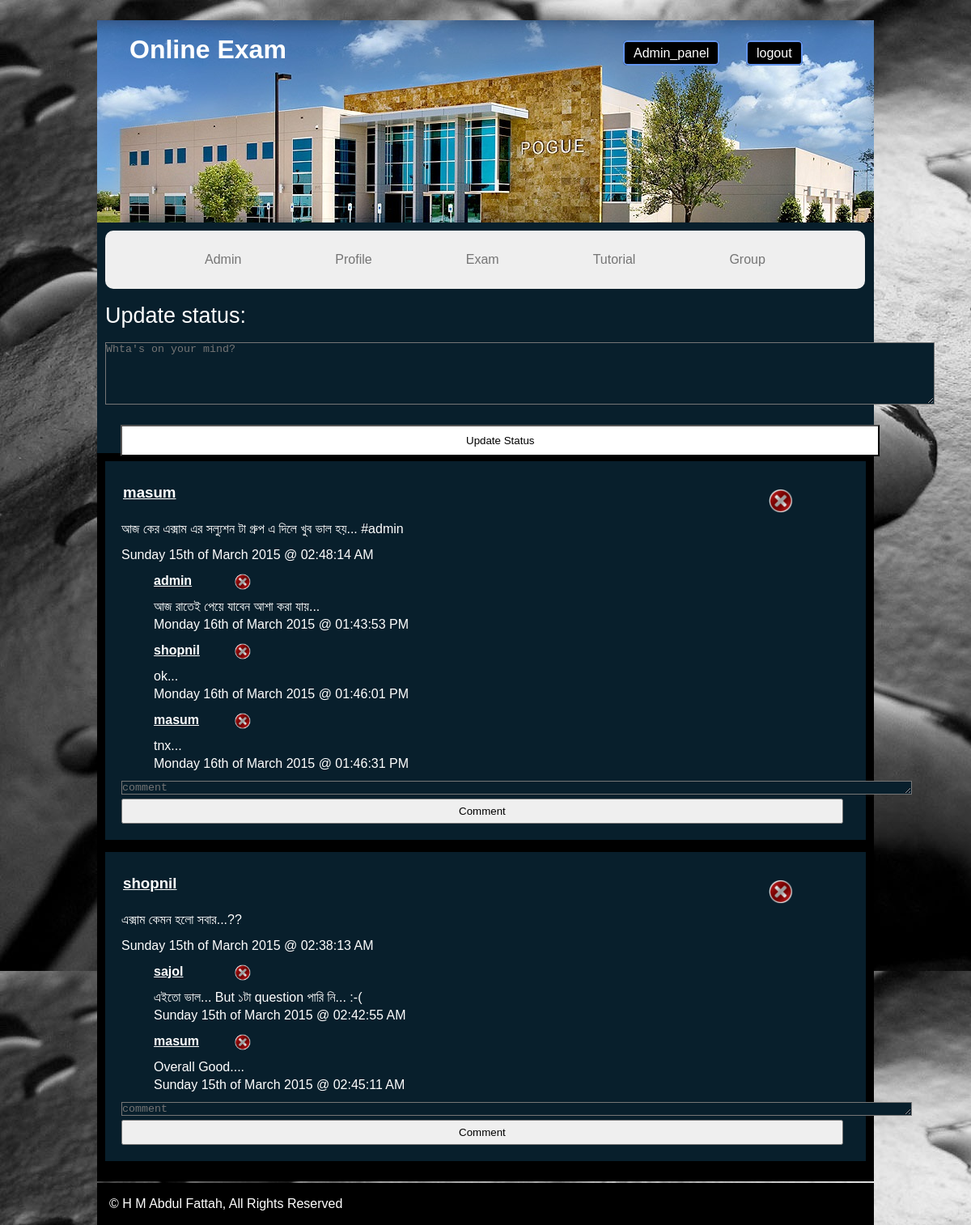
Page /Group/home.php (signed in) on the committed database.
### tables this page shows
CREATE TABLE IF NOT EXISTS `status` (
  `status_id` int(20) NOT NULL AUTO_INCREMENT,
  `user_id` int(20) NOT NULL,
  `status` text NOT NULL,
  `time` varchar(50) NOT NULL,
  PRIMARY KEY (`status_id`)
);

CREATE TABLE IF NOT EXISTS `people` (
  `user_id` int(11) NOT NULL AUTO_INCREMENT,
  `username` varchar(50) DEFAULT NULL,
  `age` int(11) DEFAULT NULL,
  `password` varchar(50) DEFAULT NULL,
  `email` varchar(50) DEFAULT NULL,
  `image` varchar(200) NOT NULL,
  `admin_panel` varchar(10) NOT NULL,
  PRIMARY KEY (`user_id`)
);

CREATE TABLE IF NOT EXISTS `comment` (
  `status_id` int(11) NOT NULL,
  `comment_id` int(11) NOT NULL,
  `status_no` int(11) NOT NULL,
  `comment` varchar(1000) NOT NULL,
  `auto` int(11) NOT NULL AUTO_INCREMENT,
  `time` varchar(500) NOT NULL,
  PRIMARY KEY (`auto`)
);

### Group/home.php (the view, shortened to what this page needs)
<html>
<head>
<link rel="stylesheet" href="style.css" />
</head>
<body>
		<div class="fix main">
			<div class="header_class fix">
				<div class="header fix">
					<h1>Online Exam</h1>
				</div>
				<?php
					if($_SESSION['admin']=='yes' || $_SESSION['new_admin']=='yes')
					{
				?>
				<div class="panel">
					<a href='admin_panel.php' class='button'>Admin_panel</a>
				</div>
				<?php
					}
				?>
				<div class="btn">
					<a href='../logout.php' class='button'>logout</a>
				</div>
			</div>
			<div class="fix maincontent">
				<div class="fix sidebar">
					<nav>
						<ul>
						<?php
							if($_SESSION['admin']=='yes' || $_SESSION['new_admin']=='yes')
							{
						?>
							<li><a href="#">Admin</a>
							</li>
						<?php
							}
						?>
							<li><a href="../profile.php">Profile</a></li>
							<li><a href="../exam.php">Exam</a></li>
							<li><a href="../tutorial.php">Tutorial</a></li>
							<li><a href="Home.php">Group</a></li>
						</ul>
					</nav>
				</div>
			</div>
	<br />
	<label style="margin-left:10px;font-size:27px;
	">
	Update status:</label>
	<br/>
	<br/>
	<textarea id="status_s" name="status" cols="126" rows="5" style="margin-left:10px;margin-bottom:60px;color:white;
	background:#081F2C " placeholder="Whta's on your mind?"></textarea>
	<button value="" onclick="update()" style="
	position:absolute;
	top:525px;
	left:149px;
	background:white;
	color:black;
	padding: 10px 425px;
	">Update Status</button>
<?php
	$sql="SELECT * FROM status ORDER BY status_id DESC";
	$result=mysql_query($sql);
?>
<div class="status" id="st">
	<?php
		while($row=mysql_fetch_array($result))
		{
			$user_id=$row['user_id'];
			$status_id=$row['status_id'];
			$status=$row['status'];
			$time=$row['time'];
	?>
		<div class="single_status" id="<?php echo $status_id ?>">
			<div class="rr">
			<h3 style="margin-bottom:15px;padding:8px 2px;"><a href="../profile.php?id=<?php echo $user_id?>" style="color:white;" ><?php echo username_from_user_id($user_id);?></a></h3>
			<?php
				if($_SESSION['admin']=='yes' || $_SESSION['new_admin']=='yes')
				{
			?>
			<a class="delete_st" onclick="del(<?php echo $status_id;?>)"><img src="deleteIcon.png" style="height:30px ;width:30px;margin-left:800px;margin-top:-39px;"/></a>
			<?php
				}else if($_SESSION['id']==$user_id){
			?>
			<a class="delete_st" onclick="del(<?php echo $status_id;?>)"><img src="deleteIcon.png" style="height:30px ;width:30px;margin-left:800px;margin-top:-39px;"/></a>
			<?php
				}
			?>
			</div>
			<p>
				<?php echo $status;?>
			</p>
			<div class="time" style="margin-bottom:10px;margin-top:10px">
				<?php echo $time;?>
			</div>
			<?php
				$sql1="SELECT * FROM comment WHERE status_no=$status_id ORDER BY auto ASC";
				$result1=mysql_query($sql1);
			?>
		<div class="parent" id="parent_t">
			<?php
				while($row1=mysql_fetch_array($result1))
				{
					$a=$row1['status_id'];
					$b=$row1['comment_id'];
					$d=$row1['comment'];
					$e=$row1['auto'];
					$f=$row1['time'];
			?>
		<div class="comm">
			<h4 style="margin-left:40px;margin-bottom:10px;"><a href="../profile.php?id=<?php echo $b?>" style="color:white" ><?php echo username_from_user_id($b);?></a></h4>
		<?php
			if($_SESSION['admin']=='yes' || $_SESSION['new_admin']=='yes')
			{
		?>
			<a class="delete_com" onclick="del_com(<?php echo $e ?>)"><img src="deleteIcon.png" style="height:20px ;width:20px;margin-left:140px;margin-top:-30px;"/></a>
		<?php
			}else if($_SESSION['id']==$a || $_SESSION['id']==$b){
		?>
			<a class="delete_com" onclick="del_com(<?php echo $e?>)"><img src="deleteIcon.png" style="height:20px ;width:20px;margin-left:140px;margin-top:-30px;"/></a>
		<?php
			}
		?>
			<div id="co" style="color:white;
				margin-bottom:10px;
				margin-left:40px;
			">
				<?php
				echo $d.'<br/>';
				echo $f.'<br/>';
				?>
			</div>
		</div>
			<?php
				}
			?>
        </div>
			<div class="comment">
				<div id='aaa'>
				<textarea name="comment" id="bbb" value="" cols="120" rows="1" placeholder="comment" onkeyup="Comment(this.value)" style="background:#081F2C;color:white;margin-bottom:5px"></textarea>
				</div>
				<button class="comment_new" style="
				padding:6px 415px;
				" onclick="fun(<?php echo $status_id?>)">Comment</button>
			</div>
		</div>
	<?php
		}
	?>
</div>
<div class="footer" id="footer">&copy; H M Abdul Fattah, All Rights Reserved</div>
</div>
</body>
</html>
<?php
function username_from_user_id($id)
{
	$sql="SELECT username FROM people WHERE user_id='$id'";
	$result=mysql_query($sql);
	while($row=mysql_fetch_array($result))
	{
		$username=$row['username'];
		return $username;
	}
}
?>

### Group/style.css (style rules this page uses)
* { margin:0; padding:0 }
body { font-family:arial; font-size:16px; line-height:22px; color:#666; background:url(z.jpg) fixed repeat; }
.main { width:960px; height:800px; margin:25px auto; display:block; background:#081F2C; color:white; }
.header_class { background:url(header.jpg) repeat; position: relative; height:250px; }
.header { margin-left:40px; float:left; width:60%; color:white; margin-top:25px; }
.panel { position:absolute; width:30%; margin-top:30px; }
.panel a { padding:5px 11px; margin-left:650px; background:black; }
.btn { width:30%; float:right; margin-top:30px; }
.btn a { padding:5px 11px; margin-left:130px; background:black; }
.button { border-radius:5px; border: 2px solid #6495ED; text-decoration:none; color:white; }
.maincontent { margin-top:10px; color:white; }
nav ul { margin-left:10px; margin-right:10px; background: #efefef; padding: 0 20px; border-radius: 10px; list-style: none; position: relative; }
nav ul { background: #efefef; padding: 0 65px; border-radius: 10px; list-style: none; display: inline-table; }
nav ul:after { content: ""; clear: both; display: block; }
nav ul li { float: left; }
nav ul li a { display: block; padding: 25px 58px; color: #757575; text-decoration: none; }
.status { background:black; padding:10px; }
.single_status { background:#081F2C; margin-bottom:15px; padding:20px; color:white; }
.footer { padding:15px; background:black; margin-top:2px; color:white; margin-bottom:10px }

### rows in the picture
status: user.username "masum", status "আজ কের এক্সাম এর সল্যুশন টা গ্রুপ এ দিলে খুব ভাল হয়... #admin", time "Sunday 15th of March 2015 @ 02:48:14 AM"
comment: comment.username "admin", comment "আজ রাতেই পেয়ে যাবেন আশা করা যায়...", time "Monday 16th of March 2015 @ 01:43:53 PM"
comment: comment.username "shopnil", comment "ok...", time "Monday 16th of March 2015 @ 01:46:01 PM"
comment: comment.username "masum", comment "tnx...", time "Monday 16th of March 2015 @ 01:46:31 PM"
status: user.username "shopnil", status "এক্সাম কেমন হলো সবার...??", time "Sunday 15th of March 2015 @ 02:38:13 AM"
comment: comment.username "sajol", comment "এইতো ভাল... But ১টা question পারি নি... :-(", time "Sunday 15th of March 2015 @ 02:42:55 AM"
comment: comment.username "masum", comment "Overall Good....", time "Sunday 15th of March 2015 @ 02:45:11 AM"
